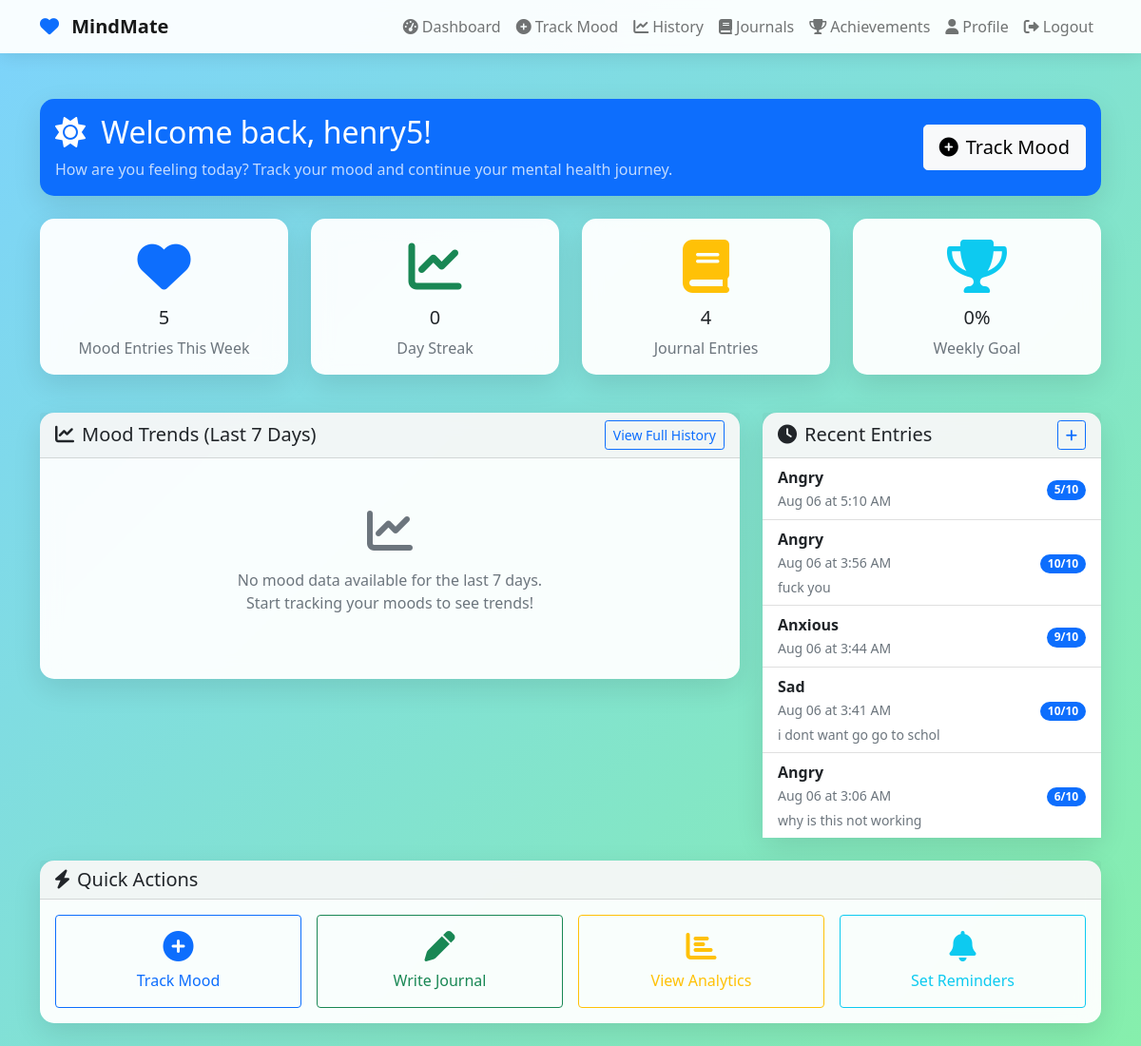
Screenshot of /dashboard/ (signed in) with the database file from the repository.
### mood_tracker/models.py (models this page shows, shortened)
class User(models.Model):
    uid = models.CharField(max_length=128, primary_key=True)
    email = models.EmailField(unique=True)
    username = models.CharField(max_length=100, unique=True)
    password = models.CharField(max_length=128, null=True)  # Store hashed password
    created_at = models.DateTimeField(auto_now_add=True)
    fcm_token = models.CharField(max_length=255, blank=True, null=True)
    profile_picture = models.ImageField(upload_to='profile_pictures/', blank=True, null=True)

class MoodEntry(models.Model):
    MOOD_CHOICES = [
        ('very_happy', 'Very Happy'),
        ('happy', 'Happy'),
        ('excited', 'Excited'),
        ('calm', 'Calm'),
        ('content', 'Content'),
        ('neutral', 'Neutral'),
        ('tired', 'Tired'),
        ('sad', 'Sad'),
        ('angry', 'Angry'),
        ('anxious', 'Anxious'),
        ('stressed', 'Stressed'),
    ]
    id = models.UUIDField(primary_key=True, default=uuid.uuid4, editable=False)
    user = models.ForeignKey(User, on_delete=models.CASCADE, related_name='mood_entries')
    date = models.DateField(default=timezone.now)
    time = models.TimeField(default=timezone.now)
    mood = models.CharField(max_length=20, choices=MOOD_CHOICES)
    intensity = models.IntegerField(default=5)  # Scale of 1-10
    notes = models.TextField(blank=True, null=True)
    class Meta:
        ordering = ['-date', '-time']
        verbose_name_plural = 'Mood Entries'

### mood_tracker/views.py (the view, shortened to what this page needs)
# urls.py: path('dashboard/', views.dashboard, name='dashboard'),
def dashboard(request):
    print('Debug - Session:', request.session.items())
    print('Debug - Is authenticated:', request.user.is_authenticated if hasattr(request, 'user') else 'No user attribute')
    if not check_authenticated(request):
        print('Debug - Not authenticated, redirecting to login')
        return redirect('login')
    user = get_current_user(request)
    print('Debug - Current user:', user.username if user else 'No user found')
    if not user:
        print('Debug - No user, redirecting to logout')
        return redirect('logout')
    today = timezone.now().date()
    week_ago = today - datetime.timedelta(days=7)
    if not MoodEntry.objects.filter(user=user).exists():
        pass
    recent_moods = MoodEntry.objects.filter(
        user=user
    ).order_by('-date', '-time')[:5]
    mood_data = MoodEntry.objects.filter(
        user=user,
        date__gte=week_ago,
        date__lte=today
    ).order_by('date', 'time')
    print('Debug - User:', user.username)
    print('Debug - Date range:', week_ago, 'to', today)
    print('Debug - Found mood entries:', mood_data.count())
    dates = [entry.date.strftime('%Y-%m-%d') for entry in mood_data]
    intensities = [entry.intensity for entry in mood_data]
    moods = [entry.get_mood_display() for entry in mood_data]
    print('Debug - Chart Data:')
    print('Dates:', dates)
    print('Intensities:', intensities)
    print('Moods:', moods)
    total_journals = Journal.objects.filter(user=user).count()
    day_streak = 0
    current_date = today
    while True:
        if MoodEntry.objects.filter(user=user, date=current_date).exists():
            day_streak += 1
            current_date -= datetime.timedelta(days=1)
        else:
            break
    days_this_week = (today.weekday() + 1)  # Monday = 0, so +1 for days passed
    mood_days_this_week = MoodEntry.objects.filter(
        user=user,
        date__gte=week_ago,
        date__lte=today
    ).values('date').distinct().count()
    weekly_goal = round((mood_days_this_week / max(days_this_week, 1)) * 100) if days_this_week > 0 else 0
    if not dates:
        print('Debug - No mood data found for chart')
        chart_dates = json.dumps([])
        chart_intensities = json.dumps([])
        chart_moods = json.dumps([])
    context = {
        'user': user,
        'recent_moods': recent_moods,
        'chart_dates': chart_dates,
        'chart_intensities': chart_intensities,
        'chart_moods': chart_moods,
        'total_journals': total_journals,
        'day_streak': day_streak,
        'weekly_goal': weekly_goal,
    }
    return render(request, 'mood_tracker/dashboard.html', context)

### mindmate/context_processors.py (called while the page is built)
def firebase_context(request):
    return {
        'firebase_config': firebase_config
    }

### mood_tracker/views.py (called while the page is built)
def check_authenticated(request):
    print('Debug - Session keys:', request.session.keys())
    return 'user_id' in request.session

def get_current_user(request):
    print('Debug - Checking current user')
    if 'user_id' in request.session:
        user_id = request.session['user_id']
        print('Debug - Found user_id in session:', user_id)
        try:
            user = User.objects.get(uid=user_id)
            print('Debug - Found user in database:', user.username)
            return user
        except User.DoesNotExist:
            print('Debug - User not found in database for uid:', user_id)
            return None
    print('Debug - No user_id in session')
    return None

### mood_tracker/templates/mood_tracker/dashboard.html (shortened to what this page needs)
{% extends 'mood_tracker/base.html' %}
{% block content %}
<div class="row mb-4">
    <div class="col-12">
        <div class="card bg-primary text-white">
            <div class="card-body">
                <div class="row align-items-center">
                    <div class="col-md-8">
                        <h2 class="mb-2">
                            <i class="fas fa-sun me-2"></i>
                            Welcome back, {{ user.username }}!
                        </h2>
                        <p class="mb-0 opacity-75">
                            How are you feeling today? Track your mood and continue your mental health journey.
                        </p>
                    </div>
                    <div class="col-md-4 text-md-end">
                        <a href="{% url 'add_mood' %}" class="btn btn-light btn-lg">
                            <i class="fas fa-plus-circle me-2"></i>Track Mood
                        </a>
                    </div>
                </div>
            </div>
        </div>
    </div>
</div>
<div class="row mb-4">
    <div class="col-md-3 mb-3">
        <div class="card text-center">
            <div class="card-body">
                <div class="display-4 text-primary mb-2">
                    <i class="fas fa-heart"></i>
                </div>
                <h5 class="card-title">{{ recent_moods|length }}</h5>
                <p class="card-text text-muted">Mood Entries This Week</p>
            </div>
        </div>
    </div>
    <div class="col-md-3 mb-3">
        <div class="card text-center">
            <div class="card-body">
                <div class="display-4 text-success mb-2">
                    <i class="fas fa-chart-line"></i>
                </div>
                <h5 class="card-title">{{ day_streak|default:0 }}</h5>
                <p class="card-text text-muted">Day Streak</p>
            </div>
        </div>
    </div>
    <div class="col-md-3 mb-3">
        <div class="card text-center">
            <div class="card-body">
                <div class="display-4 text-warning mb-2">
                    <i class="fas fa-book"></i>
                </div>
                <h5 class="card-title">{{ total_journals|default:0 }}</h5>
                <p class="card-text text-muted">Journal Entries</p>
            </div>
        </div>
    </div>
    <div class="col-md-3 mb-3">
        <div class="card text-center">
            <div class="card-body">
                <div class="display-4 text-info mb-2">
                    <i class="fas fa-trophy"></i>
                </div>
                <h5 class="card-title">{{ weekly_goal|default:0 }}%</h5>
                <p class="card-text text-muted">Weekly Goal</p>
            </div>
        </div>
    </div>
</div>
<div class="row">
    <div class="col-lg-8 mb-4">
        <div class="card">
            <div class="card-header d-flex justify-content-between align-items-center">
                <h5 class="mb-0">
                    <i class="fas fa-chart-line me-2"></i>Mood Trends (Last 7 Days)
                </h5>
                <a href="{% url 'mood_history' %}" class="btn btn-sm btn-outline-primary">
                    View Full History
                </a>
            </div>
            <div class="card-body">
                <div id="chartContainer" style="position: relative; height: 200px;">
                    <div id="noDataMessage" style="display: none; position: absolute; top: 50%; left: 50%; transform: translate(-50%, -50%); text-align: center;">
                        <i class="fas fa-chart-line fa-3x text-muted mb-3"></i>
                        <p class="text-muted">No mood data available for the last 7 days.<br>Start tracking your moods to see trends!</p>
                    </div>
                </div>
            </div>
        </div>
    </div>
    <div class="col-lg-4 mb-4">
        <div class="card">
            <div class="card-header d-flex justify-content-between align-items-center">
                <h5 class="mb-0">
                    <i class="fas fa-clock me-2"></i>Recent Entries
                </h5>
                <a href="{% url 'add_mood' %}" class="btn btn-sm btn-outline-primary">
                    <i class="fas fa-plus"></i>
                </a>
            </div>
            <div class="card-body p-0">
                {% if recent_moods %}
                    <div class="list-group list-group-flush">
                        {% for mood in recent_moods %}
                            <div class="list-group-item d-flex justify-content-between align-items-center">
                                <div>
                                    <div class="fw-bold">{{ mood.get_mood_display }}</div>
                                    <small class="text-muted">
                                        {{ mood.date|date:"M d" }} at {{ mood.time|time:"g:i A" }}
                                    </small>
                                    {% if mood.notes %}
                                        <div class="small text-muted mt-1">
                                            {{ mood.notes|truncatechars:50 }}
                                        </div>
                                    {% endif %}
                                </div>
                                <div class="text-end">
                                    <span class="badge bg-primary rounded-pill">{{ mood.intensity }}/10</span>
                                </div>
                            </div>
                        {% endfor %}
                    </div>
                {% endif %}
            </div>
        </div>
    </div>
</div>
<div class="row">
    <div class="col-12">
        <div class="card">
            <div class="card-header">
                <h5 class="mb-0">
                    <i class="fas fa-bolt me-2"></i>Quick Actions
                </h5>
            </div>
            <div class="card-body">
                <div class="row g-3">
                    <div class="col-md-3">
                        <a href="{% url 'add_mood' %}" class="btn btn-outline-primary w-100 h-100 d-flex flex-column align-items-center justify-content-center py-3">
                            <i class="fas fa-plus-circle fa-2x mb-2"></i>
                            <span>Track Mood</span>
                        </a>
                    </div>
                    <div class="col-md-3">
                        <a href="{% url 'add_journal' %}" class="btn btn-outline-success w-100 h-100 d-flex flex-column align-items-center justify-content-center py-3">
                            <i class="fas fa-pen fa-2x mb-2"></i>
                            <span>Write Journal</span>
                        </a>
                    </div>
                    <div class="col-md-3">
                        <a href="{% url 'mood_history' %}" class="btn btn-outline-warning w-100 h-100 d-flex flex-column align-items-center justify-content-center py-3">
                            <i class="fas fa-chart-bar fa-2x mb-2"></i>
                            <span>View Analytics</span>
                        </a>
                    </div>
                    <div class="col-md-3">
                        <a href="{% url 'manage_reminders' %}" class="btn btn-outline-info w-100 h-100 d-flex flex-column align-items-center justify-content-center py-3">
                            <i class="fas fa-bell fa-2x mb-2"></i>
                            <span>Set Reminders</span>
                        </a>
                    </div>
                </div>
            </div>
        </div>
    </div>
</div>
{% endblock %}

### mood_tracker/templates/mood_tracker/base.html (style rules this page uses)
body { background: linear-gradient(135deg, #7dd3fc 0%, #86efac 100%); min-height: 100vh; font-family: 'Segoe UI', Tahoma, Geneva, Verdana, sans-serif; }
.card { border: none; border-radius: 15px; box-shadow: 0 10px 30px rgba(0, 0, 0, 0.1); backdrop-filter: blur(10px); background: rgba(255, 255, 255, 0.95); }

### rows the page displays
User: username "henry5"
MoodEntry: mood "Angry", date "Aug 06", time "5:10 AM", intensity "5"
MoodEntry: mood "Angry", date "Aug 06", time "3:56 AM", notes "fuck you", intensity "10"
MoodEntry: mood "Anxious", date "Aug 06", time "3:44 AM", intensity "9"
MoodEntry: mood "Sad", date "Aug 06", time "3:41 AM", notes "i dont want go go to schol", intensity "10"
MoodEntry: mood "Angry", date "Aug 06", time "3:06 AM", notes "why is this not working", intensity "6"

### other values shown
{{ recent_moods|length }} "5"
{{ day_streak|default:0 }} "0"
{{ total_journals|default:0 }} "4"
{{ weekly_goal|default:0 }} "0"
